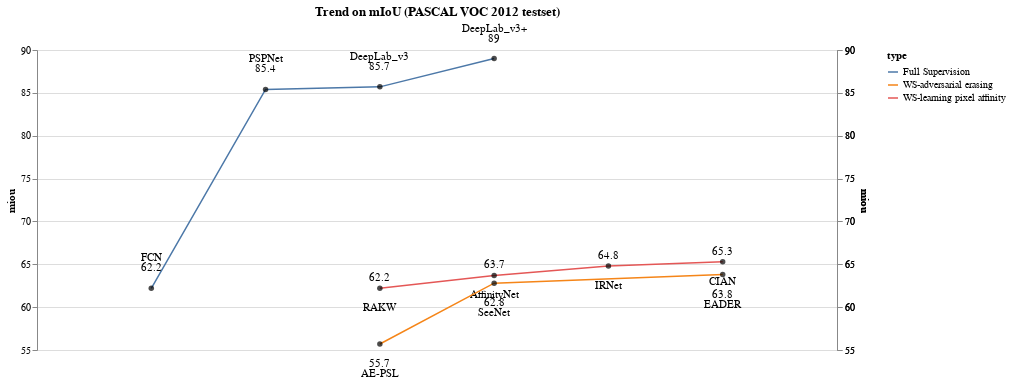

Notebook cell for this chart:
### Code cell
data = pd.read_csv("weakly_semantic_trend.csv", sep=",")

full_data = data.loc[data['type'] =="Full Supervision"]
affinity_data = data.loc[data['type'] =="WS-learning pixel affinity"]
adv_data = data.loc[data['type'] =="WS-adversarial erasing"]

perf_measure = 'miou'

x_scale = [0,data['idx'].max()+1]
y_scale = [((data[perf_measure].min()//5))*5,((data[perf_measure].max()//5)+1)*5]

chart_title = "Trend on mIoU (PASCAL VOC 2012 testset)"

base, line, points, point_nick, point_perf = GetGraphElement(chart_title, full_data, x_scale, y_scale, perf_measure, 
                                                            line_color = "#fde725", point_color = "#000000", text_color = "#000000", 
                                                            text_y_pos = -20, textperf_y_pos=-30)
base2, line2, points2, point_nick2, point_perf2 = GetGraphElement(chart_title, affinity_data, x_scale, y_scale, perf_measure, 
                                                                    line_color = "#cb4154", point_color = "#000000", text_color = "#000000", 
                                                                    text_y_pos = -10, textperf_y_pos=20)
base3, line3, points3, point_nick3, point_perf3 = GetGraphElement(chart_title, adv_data, x_scale, y_scale, perf_measure, 
                                                                    line_color = "#3b518b", point_color = "#000000", text_color = "#000000", 
                                                                    text_y_pos = 20, textperf_y_pos=30)
(
    line+points+point_nick+point_perf+
    line2+points2+point_nick2+point_perf2+ 
    line3+points3+point_nick3+point_perf3
).resolve_scale(y = 'independent')

### Figure 1 — Vega-Lite specification as saved in the notebook (floating-point values rounded to 4 significant figures)
{"config": {"view": {"continuousWidth": 400, "continuousHeight": 300}}, "layer": [{"mark": {"type": "line", "color": "#fde725", "strokeWidth": 1.5}, "encoding": {"color": {"field": "type", "type": "nominal"}, "x": {"axis": null, "field": "idx", "scale": {"domain": [0, 7.0]}, "type": "quantitative"}, "y": {"axis": {"grid": true}, "field": "miou", "scale": {"domain": [55.0, 90.0]}, "type": "quantitative"}}, "title": ["Trend on mIoU (PASCAL VOC 2012 testset)"], "width": 800}, {"mark": {"type": "circle", "color": "#000000", "strokeWidth": 3}, "encoding": {"tooltip": [{"field": "year", "type": "quantitative"}, {"field": "nickname", "type": "nominal"}, {"field": "miou", "type": "quantitative"}, {"field": "note", "type": "nominal"}], "x": {"axis": null, "field": "idx", "scale": {"domain": [0, 7.0]}, "type": "quantitative"}, "y": {"axis": null, "field": "miou", "scale": {"domain": [55.0, 90.0]}, "type": "quantitative"}}, "title": ["Trend on mIoU (PASCAL VOC 2012 testset)"], "width": 800}, {"mark": {"type": "text", "align": "center", "baseline": "middle", "dy": -20}, "encoding": {"color": {"value": "#000000"}, "text": {"field": "miou", "type": "quantitative"}, "tooltip": [{"field": "year", "type": "quantitative"}, {"field": "nickname", "type": "nominal"}, {"field": "miou", "type": "quantitative"}, {"field": "note", "type": "nominal"}], "x": {"axis": null, "field": "idx", "scale": {"domain": [0, 7.0]}, "type": "quantitative"}, "y": {"axis": null, "field": "miou", "scale": {"domain": [55.0, 90.0]}, "type": "quantitative"}}, "title": ["Trend on mIoU (PASCAL VOC 2012 testset)"], "width": 800}, {"mark": {"type": "text", "align": "center", "baseline": "middle", "dy": -30}, "encoding": {"color": {"value": "#000000"}, "text": {"field": "nickname", "type": "nominal"}, "tooltip": [{"field": "year", "type": "quantitative"}, {"field": "nickname", "type": "nominal"}, {"field": "miou", "type": "quantitative"}, {"field": "note", "type": "nominal"}], "x": {"axis": null, "field": "idx", "scale": {"domain": [0, 7.0]}, "type": "quantitative"}, "y": {"axis": null, "field": "miou", "scale": {"domain": [55.0, 90.0]}, "type": "quantitative"}}, "title": ["Trend on mIoU (PASCAL VOC 2012 testset)"], "width": 800}, {"data": {"name": "data-a7a59e6ea057dc8e66898266a805f932"}, "mark": {"type": "line", "color": "#cb4154", "strokeWidth": 1.5}, "encoding": {"color": {"field": "type", "type": "nominal"}, "x": {"axis": null, "field": "idx", "scale": {"domain": [0, 7.0]}, "type": "quantitative"}, "y": {"axis": {"grid": true}, "field": "miou", "scale": {"domain": [55.0, 90.0]}, "type": "quantitative"}}, "title": ["Trend on mIoU (PASCAL VOC 2012 testset)"], "width": 800}, {"data": {"name": "data-a7a59e6ea057dc8e66898266a805f932"}, "mark": {"type": "circle", "color": "#000000", "strokeWidth": 3}, "encoding": {"tooltip": [{"field": "year", "type": "quantitative"}, {"field": "nickname", "type": "nominal"}, {"field": "miou", "type": "quantitative"}, {"field": "note", "type": "quantitative"}], "x": {"axis": null, "field": "idx", "scale": {"domain": [0, 7.0]}, "type": "quantitative"}, "y": {"axis": null, "field": "miou", "scale": {"domain": [55.0, 90.0]}, "type": "quantitative"}}, "title": ["Trend on mIoU (PASCAL VOC 2012 testset)"], "width": 800}, {"data": {"name": "data-a7a59e6ea057dc8e66898266a805f932"}, "mark": {"type": "text", "align": "center", "baseline": "middle", "dy": -10}, "encoding": {"color": {"value": "#000000"}, "text": {"field": "miou", "type": "quantitative"}, "tooltip": [{"field": "year", "type": "quantitative"}, {"field": "nickname", "type": "nominal"}, {"field": "miou", "type": "quantitative"}, {"field": "note", "type": "quantitative"}], "x": {"axis": null, "field": "idx", "scale": {"domain": [0, 7.0]}, "type": "quantitative"}, "y": {"axis": null, "field": "miou", "scale": {"domain": [55.0, 90.0]}, "type": "quantitative"}}, "title": ["Trend on mIoU (PASCAL VOC 2012 testset)"], "width": 800}, {"data": {"name": "data-a7a59e6ea057dc8e66898266a805f932"}, "mark": {"type": "text", "align": "center", "baseline": "middle", "dy": 20}, "encoding": {"color": {"value": "#000000"}, "text": {"field": "nickname", "type": "nominal"}, "tooltip": [{"field": "year", "type": "quantitative"}, {"field": "nickname", "type": "nominal"}, {"field": "miou", "type": "quantitative"}, {"field": "note", "type": "quantitative"}], "x": {"axis": null, "field": "idx", "scale": {"domain": [0, 7.0]}, "type": "quantitative"}, "y": {"axis": null, "field": "miou", "scale": {"domain": [55.0, 90.0]}, "type": "quantitative"}}, "title": ["Trend on mIoU (PASCAL VOC 2012 testset)"], "width": 800}, {"data": {"name": "data-f995d10f95b820be74e1f67a725082f1"}, "mark": {"type": "line", "color": "#3b518b", "strokeWidth": 1.5}, "encoding": {"color": {"field": "type", "type": "nominal"}, "x": {"axis": null, "field": "idx", "scale": {"domain": [0, 7.0]}, "type": "quantitative"}, "y": {"axis": {"grid": true}, "field": "miou", "scale": {"domain": [55.0, 90.0]}, "type": "quantitative"}}, "title": ["Trend on mIoU (PASCAL VOC 2012 testset)"], "width": 800}, {"data": {"name": "data-f995d10f95b820be74e1f67a725082f1"}, "mark": {"type": "circle", "color": "#000000", "strokeWidth": 3}, "encoding": {"tooltip": [{"field": "year", "type": "quantitative"}, {"field": "nickname", "type": "nominal"}, {"field": "miou", "type": "quantitative"}, {"field": "note", "type": "quantitative"}], "x": {"axis": null, "field": "idx", "scale": {"domain": [0, 7.0]}, "type": "quantitative"}, "y": {"axis": null, "field": "miou", "scale": {"domain": [55.0, 90.0]}, "type": "quantitative"}}, "title": ["Trend on mIoU (PASCAL VOC 2012 testset)"], "width": 800}, {"data": {"name": "data-f995d10f95b820be74e1f67a725082f1"}, "mark": {"type": "text", "align": "center", "baseline": "middle", "dy": 20}, "encoding": {"color": {"value": "#000000"}, "text": {"field": "miou", "type": "quantitative"}, "tooltip": [{"field": "year", "type": "quantitative"}, {"field": "nickname", "type": "nominal"}, {"field": "miou", "type": "quantitative"}, {"field": "note", "type": "quantitative"}], "x": {"axis": null, "field": "idx", "scale": {"domain": [0, 7.0]}, "type": "quantitative"}, "y": {"axis": null, "field": "miou", "scale": {"domain": [55.0, 90.0]}, "type": "quantitative"}}, "title": ["Trend on mIoU (PASCAL VOC 2012 testset)"], "width": 800}, {"data": {"name": "data-f995d10f95b820be74e1f67a725082f1"}, "mark": {"type": "text", "align": "center", "baseline": "middle", "dy": 30}, "encoding": {"color": {"value": "#000000"}, "text": {"field": "nickname", "type": "nominal"}, "tooltip": [{"field": "year", "type": "quantitative"}, {"field": "nickname", "type": "nominal"}, {"field": "miou", "type": "quantitative"}, {"field": "note", "type": "quantitative"}], "x": {"axis": null, "field": "idx", "scale": {"domain": [0, 7.0]}, "type": "quantitative"}, "y": {"axis": null, "field": "miou", "scale": {"domain": [55.0, 90.0]}, "type": "quantitative"}}, "title": ["Trend on mIoU (PASCAL VOC 2012 testset)"], "width": 800}], "data": {"name": "data-c508f9b8af08f1a2c2cd8b1121f4df96"}, "resolve": {"scale": {"y": "independent"}}, "$schema": "https://vega.github.io/schema/vega-lite/v4.17.0.json", "datasets": {"data-c508f9b8af08f1a2c2cd8b1121f4df96": [{"idx": 1, "type": "Full Supervision", "year": 2015, "nickname": "FCN", "miou": 62.2, "note": "VGG16"}, {"idx": 2, "type": "Full Supervision", "year": 2017, "nickname": "PSPNet", "miou": 85.4, "note": "COCO-pretrained ResNet-101"}, {"idx": 3, "type": "Full Supervision", "year": 2020, "nickname": "DeepLab_v3", "miou": 85.7, "note": "COCO-pretrained ResNet-101"}, {"idx": 4, "type": "Full Supervision", "year": 2020, "nickname": "DeepLab_v3+", "miou": 89.0, "note": "JFT pretrained Xception-65"}], "data-a7a59e6ea057dc8e66898266a805f932": [{"idx": 3, "type": "WS-learning pixel affinity", "year": 2017, "nickname": "RAKW", "miou": 62.2, "note": null}, {"idx": 4, "type": "WS-learning pixel affinity", "year": 2018, "nickname": "AffinityNet", "miou": 63.7, "note": null}, {"idx": 5, "type": "WS-learning pixel affinity", "year": 2019, "nickname": "IRNet", "miou": 64.8, "note": null}, {"idx": 6, "type": "WS-learning pixel affinity", "year": 2020, "nickname": "CIAN", "miou": 65.3, "note": null}], "data-f995d10f95b820be74e1f67a725082f1": [{"idx": 3, "type": "WS-adversarial erasing", "year": 2017, "nickname": "AE-PSL", "miou": 55.7, "note": null}, {"idx": 4, "type": "WS-adversarial erasing", "year": 2018, "nickname": "SeeNet", "miou": 62.8, "note": null}, {"idx": 6, "type": "WS-adversarial erasing", "year": 2020, "nickname": "EADER", "miou": 63.8, "note": null}]}}
